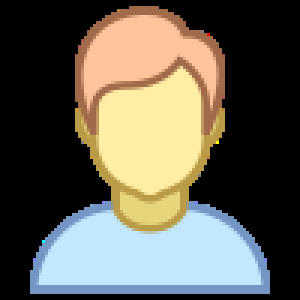
#> input picture add_user.png, 100 x 100 px (shown 3 times larger); its folder holds only this picture in this run
$ python -i GPatri.py   (imports and definitions only)
#> lines starting #> are read from the running program, lines starting #| are printed output that depends on the picture
from tkinter .ttk import *
from tkinter import Tk, ttk
from tkinter import *
from tkinter import messagebox
from PIL import Image, ImageTk

#tkcalendar
from datetime import date

from datetime import datetime

hoje = date.today()

#importando as func da view
from crud import *

#CORES

co0 = "#2e2d2b" # essa labels e menu
co1 = "#feffff" # essa labels
co2 = "#4fa882"
co3 = "#38576b" # essa divisorias
co4 = "#403d3d"
co5 = "#e06636"
co6 = "#E9A178"
co7 = "#3fbfb9"
co8 = "#CCB583"  #dourado ourominas
co9 = "#162A0A"  #verde ourominas
co10 = "#5c6369" # essa cor de fundo
co11  = "#f2f4f2"


# criando janela
# [5 lines not run here, left out]

# [1 line that did not run here, left out]
# [1 line not run here, left out]

# frames
# [1 line that did not run here, left out]
# [1 line not run here, left out]

# [1 line that did not run here, left out]
# [1 line not run here, left out]

# [1 line that did not run here, left out]
# [5 lines not run here, left out]
# [1 line that did not run here, left out]
# [1 line that did not run here, left out]

# [1 line that did not run here, left out]
# [1 line not run here, left out]

# [1 line that did not run here, left out]
# [1 line not run here, left out]

#novo usuario
# [384 lines left out: functions novo_usuario, ver_usuarios, novo_computador, ver_computadores, nova_atribuicao, ver_atribuicao and 1 more, not called in this run]


#criando divisorias "util de mais pra todo projeto"
# [1 line that did not run here, left out]
# [1 line not run here, left out]

#função para controlar o meni
def control(i):
    #novo usuario
    if i == 'novo_usuario':
        for widget in frameDireita.winfo_children():
            widget.destroy()
        #chamando func novo usuario
        novo_usuario()

    #ver usuaros
    if i == 'ver_usuarios':
        for widget in frameDireita.winfo_children():
            widget.destroy()
        #chamando func novo usuario
        ver_usuarios()

    #novo_pc
    if i == 'novo_computador':
        for widget in frameDireita.winfo_children():
            widget.destroy()
        #chamando func novo usuario
        novo_computador()

    #ver pcs
    if i == 'ver_computadores':
        for widget in frameDireita.winfo_children():
            widget.destroy()
        #chamando func novo usuario
        ver_computadores()

    #realizar atribuição
    if i == 'nova_atribuicao':
        for widget in frameDireita.winfo_children():
            widget.destroy()
        #chamando func novo usuario
        nova_atribuicao()

    #ver atribuição
    if i == 'ver_atribuicao':
        for widget in frameDireita.winfo_children():
            widget.destroy()
        #chamando func novo usuario
        ver_atribuicao()

    if i == 'realizar_troca':
        for widget in frameDireita.winfo_children():
            widget.destroy()
        #chamando func novo usuario
        realiza_troca()

# Menu
#NOVO USUARIO
# [1 line not run here, left out]
# [1 line that did not run here, left out]
# [1 line that did not run here, left out]
# [1 line that did not run here, left out]
# [4 lines not run here, left out]
# [1 line that did not run here, left out]
# [1 line that did not run here, left out]
# [1 line that did not run here, left out]
# [3 lines not run here, left out]
# [1 line that did not run here, left out]
# [1 line that did not run here, left out]
# [1 line that did not run here, left out]
# [3 lines not run here, left out]
# [1 line that did not run here, left out]
# [1 line that did not run here, left out]
# [1 line that did not run here, left out]
# [3 lines not run here, left out]
# [1 line that did not run here, left out]
# [1 line that did not run here, left out]
# [1 line that did not run here, left out]
# [3 lines not run here, left out]
# [1 line that did not run here, left out]
# [1 line that did not run here, left out]
# [1 line that did not run here, left out]
# [3 lines not run here, left out]
# [1 line that did not run here, left out]
# [1 line that did not run here, left out]
# [1 line that did not run here, left out]
# [3 lines not run here, left out]

>>> import cv2
>>> picture = cv2.imread('add_user.png', cv2.IMREAD_GRAYSCALE)
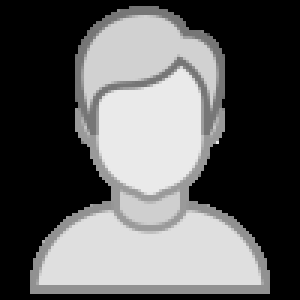
#> picture: shape (100, 100) (shown 3 times larger); min 0, max 234, mean 95.1
#> (the run stopped early here; a loop or call above may not have finished)

$ run again, on all_users.png
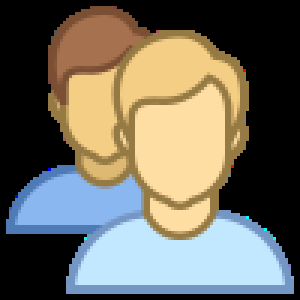
#> input picture all_users.png, 100 x 100 px (shown 3 times larger)
#> `picture = cv2.imread('add_user.png', cv2.IMREAD_GRAYSCALE)`:
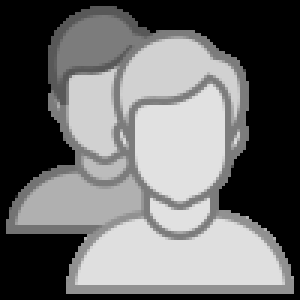
#> picture: shape (100, 100) (shown 3 times larger); min 0, max 225, mean 107.9
